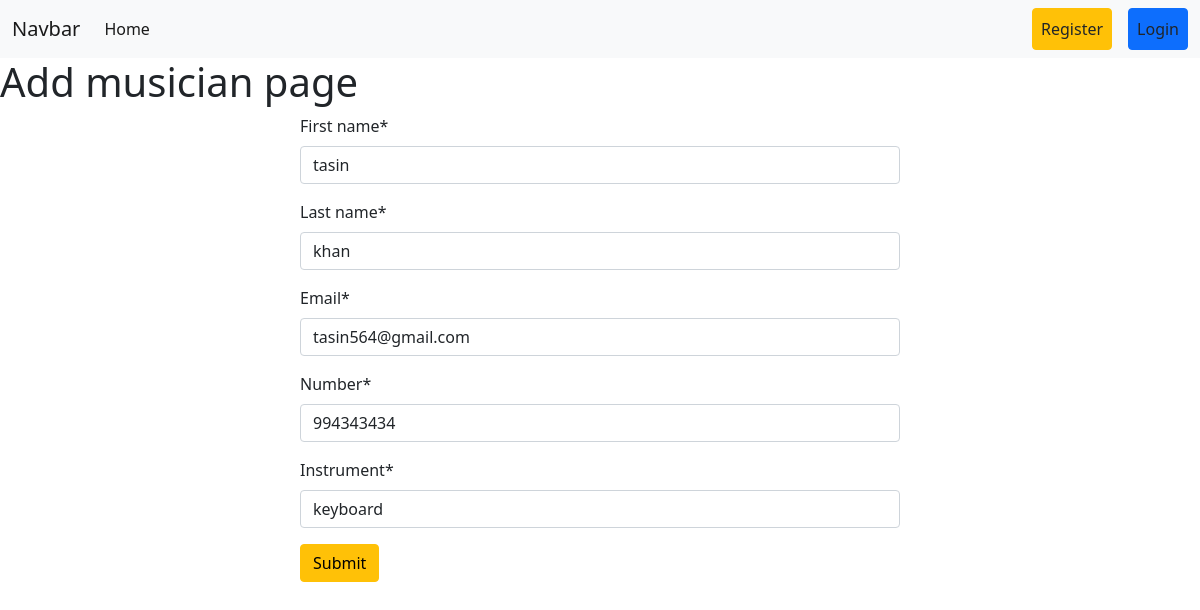
The page /musician/edit/3 on the database as committed earlier.
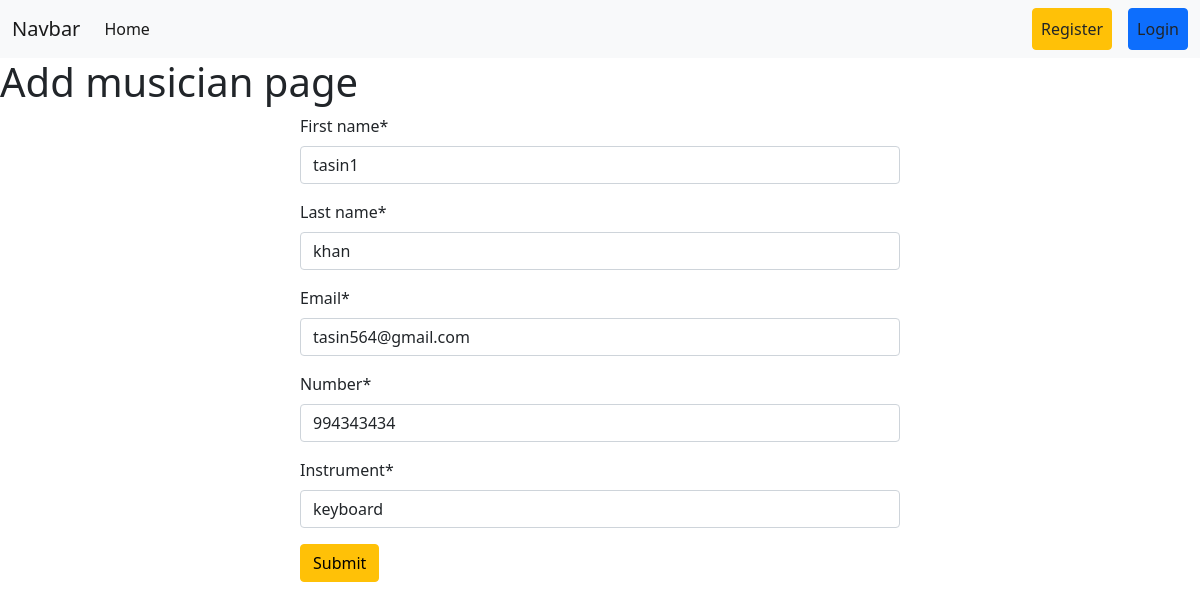
The same page on the database as committed later.
### musician/models.py (models this page shows, shortened)
class Musician(models.Model):
    First_name=models.CharField(max_length=100)
    Last_name=models.CharField(max_length=100)
    Email = models.EmailField(max_length=254)
    Number=models.CharField(max_length=11)
    Instrument=models.CharField(max_length=100)

### musician/views.py (the view)
# urls.py: path('edit/<int:id>', views.edit_musician,name='edit_musician'),
def edit_musician(request,id):
    musician=models.Musician.objects.get(pk=id)
    musician_form=forms.MusicianForm(instance=musician)
    if request.method == 'POST':
        musician_form=forms.MusicianForm(request.POST,instance=musician)
        if musician_form.is_valid():
            musician_form.save()
            return redirect('homepage')
    return render (request,'add_musician.html',{'form':musician_form})

### musician/forms.py
class MusicianForm(forms.ModelForm):
    class Meta:
        model = Musician
        fields= '__all__'

### musician/templates/add_musician.html (shortened to what this page needs)
{% extends 'base.html' %}
{% load crispy_forms_tags %}
{% block content %}
<h1>Add musician page </h1>
<form style="width:50% ; margin : auto" method="post">
{{form | crispy}}
<button class="btn btn-warning">Submit</button>
{% endblock %}

### templates/base.html (shortened to what this page needs)
<!DOCTYPE html>
<html lang="en">
  <head>
    <link href="https://cdn.jsdelivr.net/npm/bootstrap@5.0.2/dist/css/bootstrap.min.css" rel="stylesheet" />
  </head>
  <body>
    <nav class="navbar navbar-expand-lg navbar-light bg-light">
      <div class="container-fluid">
        <a class="navbar-brand" href="#">Navbar</a>
        <div class="collapse navbar-collapse" id="navbarSupportedContent">
          <ul class="navbar-nav me-auto mb-2 mb-lg-0">
            <li class="nav-item">
              <a class="nav-link active" aria-current="page" href="{% url 'homepage' %}">Home</a>
            </li>
          </ul>
          <div class="d-flex">
            <ul class="navbar-nav me-auto mb-2 mb-lg-0">
              {% if request.user.is_authenticated %}
                <li class="nav-item mx-3">
                  <a class="nav-link btn btn-danger text-dark" href="{% url 'user_logout' %}">Logout</a>
                </li>
              {% else %}
                <li class="nav-item mx-3">
                  <a class="nav-link btn btn-warning text-dark" href="{% url 'register' %}">Register</a>
                </li>
                <li class="nav-item">
                  <a class="nav-link btn btn-primary text-dark" href="{% url 'user_login' %}">Login</a>
                </li>
              {% endif %}
            </ul>
          </div>
        </div>
      </div>
    </nav>
    {% block content %}
    {% endblock %}
  </body>
</html>

Rows that differ between the two databases and show on the page:
changed Musician "khan": First_name "tasin" → "tasin1"
